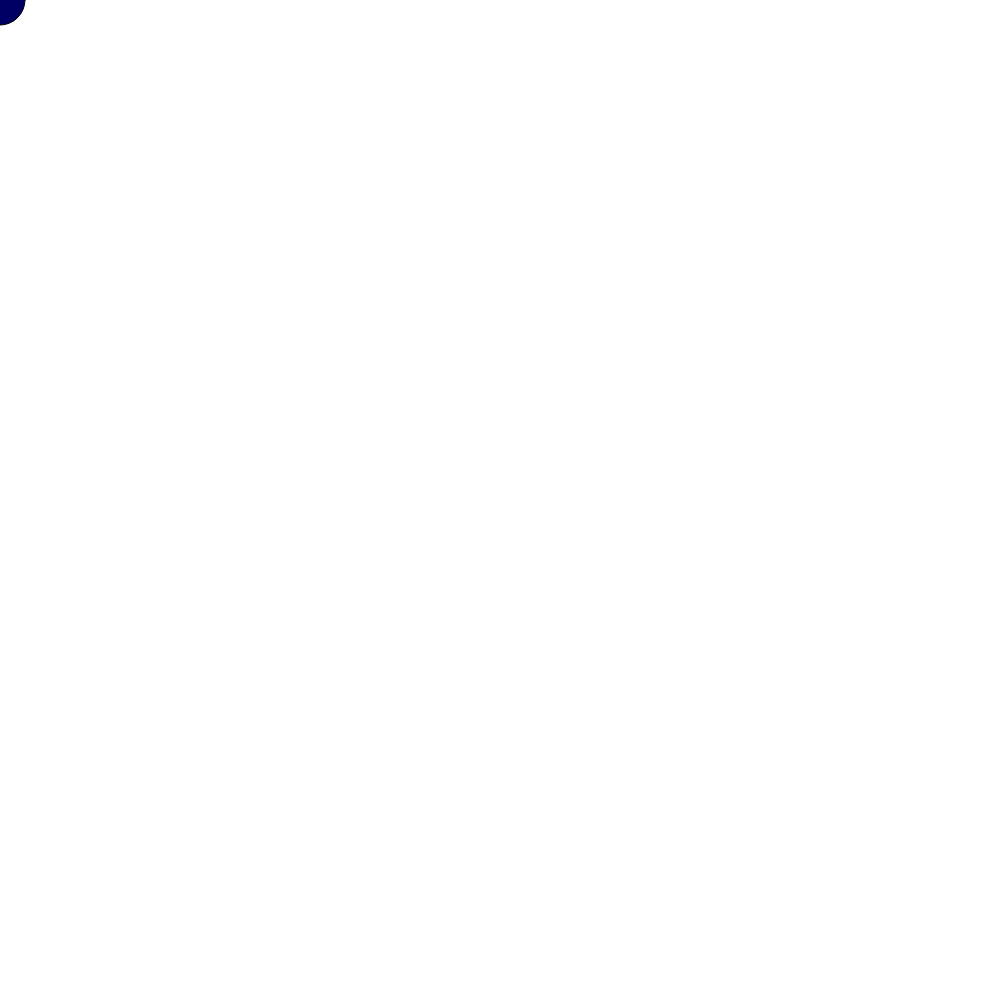
Frame 1 (no input)
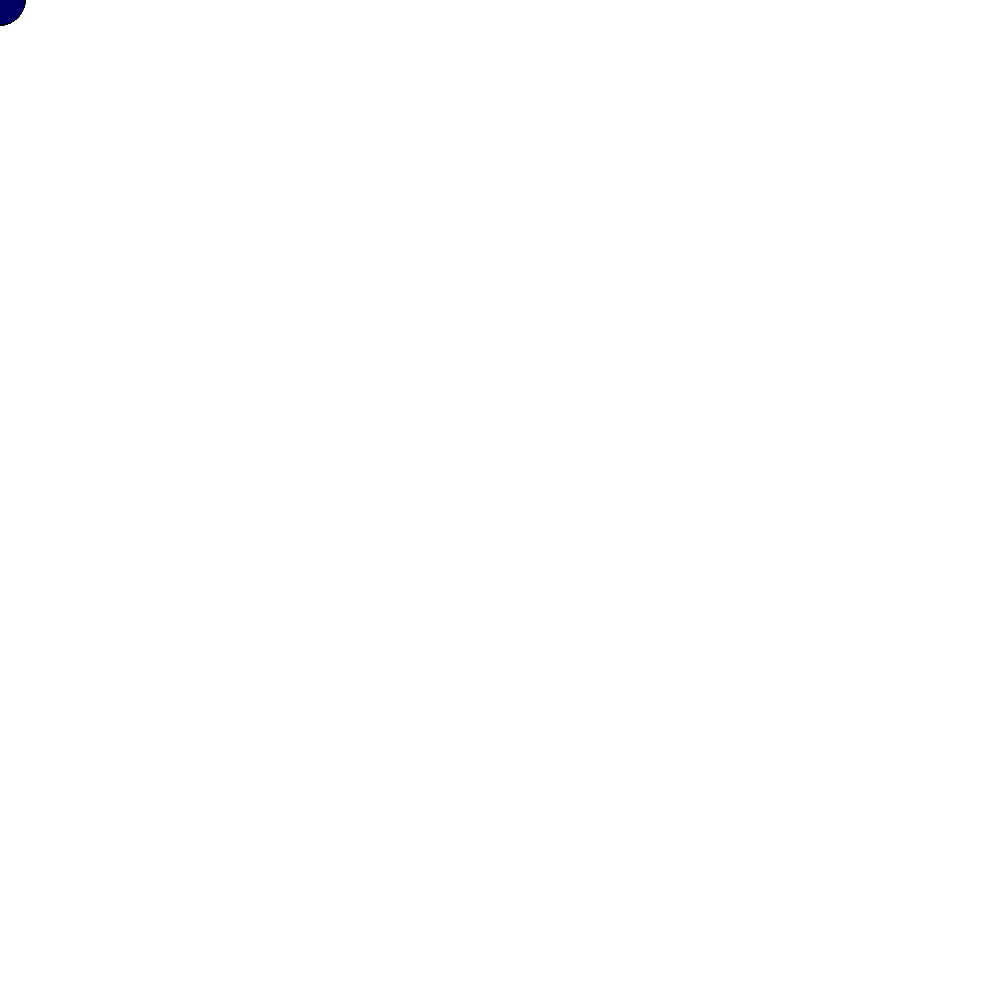
Frame 60 (no input)
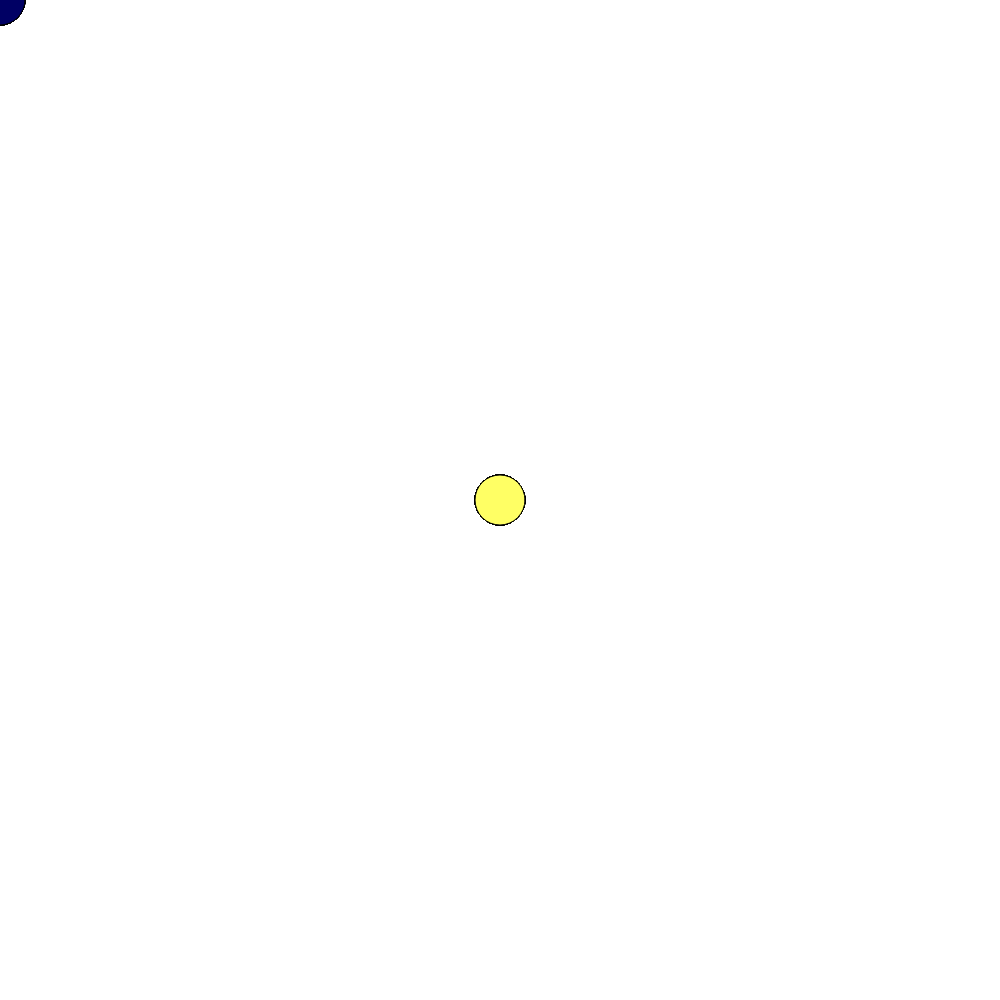
Frame 120 (the mouse pressed at the canvas centre since frame 60)

The p5.js sketch that drew these frames (run headless with seeded random() and noise() and a simulated clock; from frame 60 on, the mouse is pressed at the canvas centre):

// p5.js sketch
// ── sketch.js
function setup() {
  createCanvas(1000,1000);
}

function draw() {
fill (mouseX,mouseY,100);
ellipse(mouseX,mouseY, 50, 50);
}
